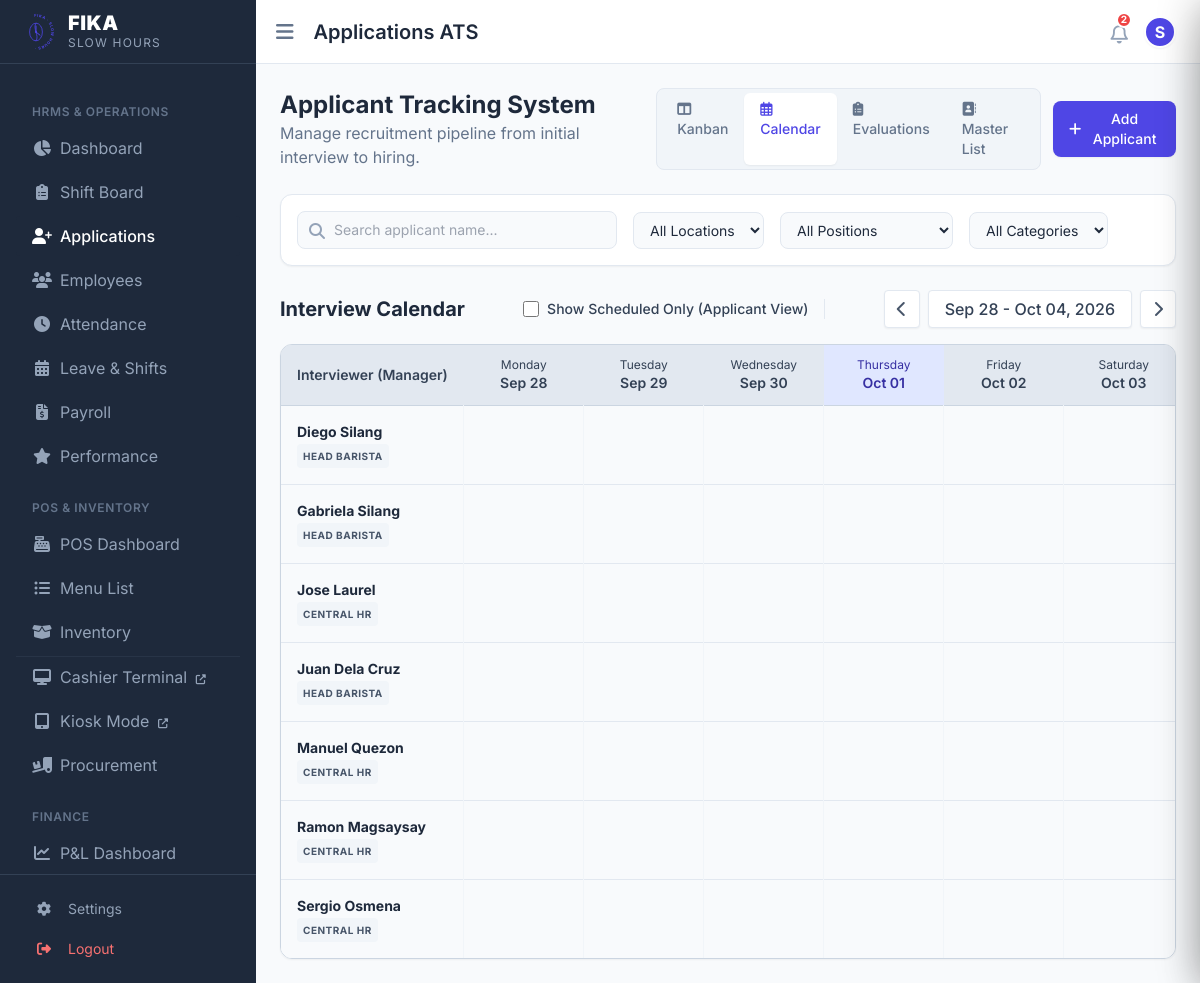
The page /cafe_hrms/applications.php?tab=calendar (signed in) on the database its author committed.
### tables this page shows
CREATE TABLE `employees` (
  `id` int NOT NULL,
  `employee_id` varchar(80) NOT NULL,
  `first_name` varchar(150) DEFAULT NULL,
  `last_name` varchar(150) DEFAULT NULL,
  `email` varchar(255) NOT NULL,
  `phone` varchar(50) DEFAULT NULL,
  `position` varchar(120) DEFAULT NULL,
  `department` varchar(120) DEFAULT NULL,
  `employment_type` varchar(50) DEFAULT NULL,
  `status` varchar(50) NOT NULL DEFAULT 'Active',
  `sick_leave_balance` int NOT NULL DEFAULT '14',
  `termination_reason` varchar(100) DEFAULT NULL,
  `termination_details` text,
  `termination_date` date DEFAULT NULL,
  `date_hired` date DEFAULT NULL,
  `birthday` date DEFAULT NULL,
  `hourly_rate` decimal(12,2) NOT NULL DEFAULT '0.00',
  `last_raise_date` date DEFAULT NULL,
  `last_bonus_date` date DEFAULT NULL,
  `address` text,
  `emergency_contact` varchar(200) DEFAULT NULL,
  `bank_account` varchar(120) DEFAULT NULL,
  `tin` varchar(50) DEFAULT NULL,
  `sss` varchar(50) DEFAULT NULL,
  `philhealth` varchar(50) DEFAULT NULL,
  `pagibig` varchar(50) DEFAULT NULL,
  `government_ids` varchar(255) DEFAULT NULL,
  `photo` varchar(500) DEFAULT NULL,
  `created_at` datetime DEFAULT CURRENT_TIMESTAMP,
  `emergency_contact_name` varchar(255) DEFAULT NULL,
  `emergency_contact_phone` varchar(50) DEFAULT NULL,
  `valid_id_back_photo` varchar(500) DEFAULT NULL,
  `valid_id_photo` varchar(500) DEFAULT NULL,
  `education_level` varchar(50) DEFAULT NULL,
  `school_name` varchar(150) DEFAULT NULL,
  `school_address` varchar(255) DEFAULT NULL,
  `year_graduated` varchar(20) DEFAULT NULL,
  `education_status` varchar(50) DEFAULT NULL,
  `course_diploma` varchar(150) DEFAULT NULL,
  `employment_category` varchar(50) DEFAULT 'Full-Time',
  `birthdate` date DEFAULT NULL,
  `sex` varchar(20) DEFAULT '',
  `nationality` varchar(100) DEFAULT '',
  `preferred_schedule` varchar(50) DEFAULT 'Any',
  `branch_id` int DEFAULT NULL,
  `employment_status` enum('Trainee','Probationary','Regular') NOT NULL DEFAULT 'Regular'
);

CREATE TABLE `roles` (
  `id` int NOT NULL,
  `name` varchar(50) NOT NULL
);

### cafe_hrms/functions.php (called while the page is built, shortened)
<?php
function h($value) {
    return htmlspecialchars((string)$value, ENT_QUOTES, 'UTF-8');
}

### cafe_hrms/applications.php (the view, shortened to what this page needs)
<?php
require_once __DIR__ . '/init.php';
$user_role = $_SESSION['user']['role'] ?? 'Branch Manager';
$location_sql = "";
$global_params = [];
$app_query = "
    SELECT a.id, a.first_name, a.last_name, CONCAT(a.first_name, ' ', a.last_name) AS full_name, a.email, a.phone, a.position_applied, a.stage, a.created_at, a.resume, a.employment_category, a.experience_level,
    (SELECT status FROM interviews WHERE applicant_id = a.id AND status != 'Cancelled' ORDER BY id DESC LIMIT 1) as latest_interview_status,
    (SELECT interview_date FROM interviews WHERE applicant_id = a.id AND status != 'Cancelled' ORDER BY id DESC LIMIT 1) as latest_interview_date,
    (SELECT interview_time FROM interviews WHERE applicant_id = a.id AND status != 'Cancelled' ORDER BY id DESC LIMIT 1) as latest_interview_time
    FROM applicants a
    WHERE a.stage NOT IN ('Hireable', 'Hired', 'Rejected')" . $location_sql;
$app_params = $global_params;
$app_query .= " ORDER BY a.created_at DESC";
$stmt = $pdo->prepare($app_query);
$stmt->execute($app_params);
$all_applicants = $stmt->fetchAll();
$tab = $_GET['tab'] ?? 'kanban';
$stages = [
    'New' => [],
    'Initial Interview' => [],
    'Final Interview' => []
];
foreach ($all_applicants as $app) {
    if (isset($stages[$app['stage']])) {
        $stages[$app['stage']][] = $app;
    }
}
require_once __DIR__ . '/includes/header.php';
?>
<div class="mb-6 flex flex-col md:flex-row justify-between items-start md:items-center gap-4">
    <div>
        <h1 class="text-2xl font-bold text-slate-800">Applicant Tracking System</h1>
        <p class="text-slate-500">Manage recruitment pipeline from initial interview to hiring.</p>
    </div>
    <div class="flex items-center gap-3">
        <div class="flex bg-slate-100 p-1 rounded-lg border border-slate-200">
            <a href="?tab=kanban" class="px-4 py-1.5 text-sm font-medium rounded-md transition-colors <?= $tab === 'kanban' ? 'bg-white shadow-sm text-primary' : 'text-slate-500 hover:text-slate-700' ?>">
                <i class="fa-solid fa-table-columns mr-1"></i> Kanban
            </a>
            <a href="?tab=calendar" class="px-4 py-1.5 text-sm font-medium rounded-md transition-colors <?= $tab === 'calendar' ? 'bg-white shadow-sm text-primary' : 'text-slate-500 hover:text-slate-700' ?>">
                <i class="fa-regular fa-calendar-days mr-1"></i> Calendar
            </a>
            <a href="?tab=evaluations" class="px-4 py-1.5 text-sm font-medium rounded-md transition-colors <?= $tab === 'evaluations' ? 'bg-white shadow-sm text-primary' : 'text-slate-500 hover:text-slate-700' ?>">
                <i class="fa-solid fa-clipboard-list mr-1"></i> Evaluations
            </a>
            <a href="?tab=directory" class="px-4 py-1.5 text-sm font-medium rounded-md transition-colors <?= $tab === 'directory' ? 'bg-white shadow-sm text-primary' : 'text-slate-500 hover:text-slate-700' ?>">
                <i class="fa-solid fa-address-book mr-1"></i> Master List
            </a>
        </div>
        <?php if($user_role !== 'Central HR'): ?>
        <button onclick="openEditModal('applicant_form.php')" class="bg-primary text-white px-4 py-2 rounded-lg text-sm font-medium hover:bg-indigo-700 transition flex items-center shadow-sm">
            <i class="fa-solid fa-plus mr-2"></i> Add Applicant
        </button>
        <?php endif; ?>
    </div>
</div>
<form id="ats-filter-form" method="GET" action="applications" class="mb-6 bg-white p-4 rounded-xl border border-slate-200 shadow-sm flex flex-wrap gap-4 items-center">
    <div class="relative flex-grow md:max-w-xs">
        <i class="fa-solid fa-search absolute left-3 top-3 text-slate-400"></i>
        <input type="text" name="search" id="filterSearch" value="<?= h($_GET['search'] ?? '') ?>" placeholder="Search applicant name..." autocomplete="off" class="w-full pl-9 pr-3 py-2 bg-slate-50 border border-slate-200 rounded-lg text-sm focus:ring-primary focus:border-primary transition-colors">
    </div>
    <?php if ($user_role === 'Central HR' || $user_role === 'Super Admin' || $user_role === 'System Admin'): ?>
    <select name="location" class="bg-slate-50 border border-slate-200 rounded-lg px-3 py-2 text-sm focus:ring-primary focus:border-primary transition-colors bg-indigo-50" onchange="<?php echo ($tab == 'kanban') ? 'window.applyFilters()' : 'this.form.submit()'; ?>">
        <option value="All Locations">All Locations</option>
    </select>
    <?php endif; ?>
    <select name="position" id="filterPosition" class="bg-slate-50 border border-slate-200 rounded-lg px-3 py-2 text-sm focus:ring-primary focus:border-primary transition-colors" onchange="<?php echo ($tab == 'kanban') ? 'window.applyFilters()' : 'this.form.submit()'; ?>">
        <option value="">All Positions</option>
    </select>
    <select name="category" id="filterCategory" class="bg-slate-50 border border-slate-200 rounded-lg px-3 py-2 text-sm focus:ring-primary focus:border-primary transition-colors" onchange="<?php echo ($tab == 'kanban') ? 'window.applyFilters()' : 'this.form.submit()'; ?>">
        <option value="">All Categories</option>
    </select>
</form>
<div id="ats-tab-content">
<?php if($tab === 'kanban'): ?>
<div class="flex flex-col lg:flex-row gap-6 overflow-x-auto pb-4 h-[calc(100vh-200px)]">
    <?php foreach($stages as $stage_name => $applicants):
        $borderColor = 'border-slate-200';
        $headerColor = 'bg-slate-100 text-slate-700';
        if ($stage_name === 'New') { $borderColor = 'border-amber-200'; $headerColor = 'bg-amber-50 text-amber-700 border-amber-100'; }
        if ($stage_name === 'Initial Interview') { $borderColor = 'border-blue-200'; $headerColor = 'bg-blue-50 text-blue-700 border-blue-100'; }
        if ($stage_name === 'Final Interview') { $borderColor = 'border-purple-200'; $headerColor = 'bg-purple-50 text-purple-700 border-purple-100'; }
    ?>
    <div class="flex-1 min-w-[300px] bg-slate-50 rounded-xl border <?= $borderColor ?> flex flex-col max-h-full kanban-column" data-stage-name="<?= h($stage_name) ?>">
        <div class="px-4 py-3 border-b <?= $headerColor ?> rounded-t-xl flex justify-between items-center">
            <h3 class="font-bold text-sm uppercase tracking-wider"><?= h($stage_name) ?></h3>
            <span class="bg-white px-2 py-0.5 rounded-full text-xs font-bold shadow-sm"><?= count($applicants) ?></span>
        </div>
        <div class="p-4 flex-1 overflow-y-auto space-y-4">
            <?php if(empty($applicants)): ?>
                <div class="text-center p-6 border-2 border-dashed border-slate-200 rounded-lg text-slate-400 text-sm">
                    No applicants in this stage
                </div>
            <?php else: ?>
                <?php foreach($applicants as $app): ?>
                    <div class="applicant-card bg-white p-4 rounded-lg shadow-sm border border-slate-200 hover:shadow-md hover:border-primary transition cursor-pointer relative group flex flex-col gap-2"
                         draggable="true"
                         data-applicant-id="<?= $app['id'] ?>"
                         onclick="openApplicantDrawer(<?= $app['id'] ?>)"
                         data-name="<?= h(strtolower($app['full_name'])) ?>"
                         data-position="<?= h($app['position_applied']) ?>"
                         data-category="<?= h($app['employment_category'] ?? '') ?>"
                         data-experience="<?= h($app['experience_level'] ?? '') ?>">
                        <div class="flex justify-between items-start">
                            <h4 class="font-bold text-slate-800"><?= h($app['full_name']) ?></h4>
                            <?php
                                $is_overdue = false;
                                if ($app['latest_interview_status'] === 'Scheduled') {
                                    $interview_dt = $app['latest_interview_date'] . ' ' . $app['latest_interview_time'];
                                    if (strtotime($interview_dt) < time()) {
                                        $is_overdue = true;
                                    }
                                }
                                if ($is_overdue):
                            ?>
                                <span class="text-red-500" title="Overdue Interview"><i class="fa-solid fa-triangle-exclamation"></i></span>
                            <?php endif; ?>
                        </div>
                        <div class="flex items-center justify-between mt-1">
                            <p class="text-xs text-slate-500 font-medium"><i class="fa-solid fa-briefcase mr-1"></i> <?= h($app['position_applied']) ?></p>
                            <span class="text-[10px] font-bold px-2 py-0.5 rounded-full bg-slate-100 text-slate-600 border border-slate-200">
                                <?= h($app['employment_category'] ?? 'FT') ?>
                            </span>
                        </div>
                    </div>
                <?php endforeach; ?>
            <?php endif; ?>
        </div>
    </div>
    <?php endforeach; ?>
</div>
<?php elseif($tab === 'calendar'):
    $weekOffset = (int)($_GET['week_offset'] ?? 0);
    $monday = new DateTime();
    if ($monday->format('N') != 1) {
        $monday->modify('last monday');
    }
    $sunday = clone $monday;
    $sunday->modify('+6 days');
    $scheduledOnly = isset($_GET['scheduled_only']) && $_GET['scheduled_only'] == 1;
    if (!$scheduledOnly) {
        $interviewer_query = "
            SELECT e.id, CONCAT(e.first_name, ' ', e.last_name) AS full_name, r.name AS role
            FROM employees e
            INNER JOIN users u ON u.employee_id = e.id
            INNER JOIN roles r ON u.role_id = r.id
            WHERE e.status = 'Active'
            AND r.name IN ('Branch Admin', 'Central HR', 'Head Barista', 'Super Admin')
        ";
        $manager_params = [];
        $interviewer_query .= " ORDER BY e.first_name";
        $managersStmt = $pdo->prepare($interviewer_query);
        $managersStmt->execute($manager_params);
        $yAxisItems = $managersStmt->fetchAll();
        $yAxisType = 'manager';
    }
?>
<div class="mb-4 flex justify-between items-center">
    <h2 class="text-xl font-bold text-slate-800">Interview Calendar</h2>
        <div class="flex items-center gap-4 border-r pr-4 border-slate-200">
            <label class="flex items-center gap-2 cursor-pointer text-sm font-medium text-slate-700">
                <input type="checkbox" id="calendar_view_toggle" name="scheduled_only" value="1" form="ats-filter-form" onchange="this.form.submit();" <?php echo (isset($_GET['scheduled_only']) && $_GET['scheduled_only'] == '1') ? 'checked' : ''; ?> class="w-4 h-4 text-primary border-slate-300 rounded focus:ring-primary">
                Show Scheduled Only (Applicant View)
            </label>
        </div>
        <div class="flex items-center gap-2">
            <a href="?tab=calendar&week_offset=<?= $weekOffset - 1 ?><?= $scheduledOnly ? '&scheduled_only=1' : '' ?>" class="px-3 py-1.5 bg-white border border-slate-200 rounded shadow-sm hover:bg-slate-50 text-slate-600">
                <i class="fa-solid fa-chevron-left"></i>
            </a>
            <span class="px-4 py-1.5 font-medium text-slate-700 bg-white border border-slate-200 rounded shadow-sm">
                <?= $monday->format('M d') ?> - <?= $sunday->format('M d, Y') ?>
            </span>
            <a href="?tab=calendar&week_offset=<?= $weekOffset + 1 ?><?= $scheduledOnly ? '&scheduled_only=1' : '' ?>" class="px-3 py-1.5 bg-white border border-slate-200 rounded shadow-sm hover:bg-slate-50 text-slate-600">
                <i class="fa-solid fa-chevron-right"></i>
            </a>
        </div>
</div>
<div class="bg-slate-50 rounded-xl shadow-sm border border-slate-300 overflow-x-auto">
    <table class="w-full text-left text-sm whitespace-nowrap">
        <thead>
            <tr class="bg-slate-200 border-b border-slate-300 text-slate-700">
                <th class="p-4 font-semibold sticky left-0 bg-slate-200 z-10 shadow-[1px_0_0_0_#cbd5e1]"><?= $yAxisType === 'manager' ? 'Interviewer (Manager)' : 'Scheduled Applicant' ?></th>
                <?php
                $curr = clone $monday;
                for($i=0; $i<7; $i++):
                    $isToday = $curr->format('Y-m-d') == date('Y-m-d');
                ?>
                    <th class="p-3 font-semibold text-center <?= $isToday ? 'bg-indigo-100 text-indigo-800' : '' ?>">
                        <div class="text-xs font-normal"><?= $curr->format('l') ?></div>
                        <?= $curr->format('M d') ?>
                    </th>
                <?php
                    $curr->modify('+1 day');
                endfor;
                ?>
            </tr>
        </thead>
        <tbody class="divide-y divide-slate-200">
            <?php
            if(empty($yAxisItems)): ?>
                <tr>
                    <td colspan="8" class="p-8 text-center text-slate-500">No data found for this view.</td>
                </tr>
            <?php else: ?>
                <?php foreach ($yAxisItems as $item): ?>
                    <tr class="hover:bg-slate-200/50">
                        <td class="p-4 sticky left-0 bg-slate-50 shadow-[1px_0_0_0_#cbd5e1]">
                            <div class="font-bold text-slate-800 text-sm"><?= h($item['full_name']) ?></div>
                            <div class="text-[10px] mt-0.5 space-x-1">
                                <span class="inline-block px-1.5 py-0.5 rounded font-bold uppercase tracking-wider bg-slate-100 text-slate-600"><?= h($item['role'] ?? $item['position_applied']) ?></span>
                            </div>
                        </td>
                        <?php
                        for($i=0; $i<7; $i++):
                            $cellClasses = "p-2 min-w-[120px] text-center border-l border-slate-100 relative align-top";
                        ?>
                            <td class="<?= $cellClasses ?>">
                            </td>
                        <?php
                        endfor;
                        ?>
                    </tr>
                <?php endforeach; ?>
            <?php endif; ?>
        </tbody>
    </table>
</div>
<?php endif; ?>
</div>
<?php require_once __DIR__ . '/includes/footer.php'; ?>

### cafe_hrms/includes/header.php (style rules this page uses)
body { font-family: 'Inter', sans-serif; background-color: #f8fafc; }

### rows shown on the page
employees: full_name "Diego Silang", roles.name "HEAD BARISTA"
employees: full_name "Gabriela Silang", roles.name "HEAD BARISTA"
employees: full_name "Jose Laurel", roles.name "CENTRAL HR"
employees: full_name "Juan Dela Cruz", roles.name "HEAD BARISTA"
employees: full_name "Manuel Quezon", roles.name "CENTRAL HR"
employees: full_name "Ramon Magsaysay", roles.name "CENTRAL HR"
employees: full_name "Sergio Osmena", roles.name "CENTRAL HR"

### other values the page prints
$pageTitle "Applications ATS"
$unreadCount "2"
substr(current_user()['name'] ?? 'U', 0, 1) "S"
